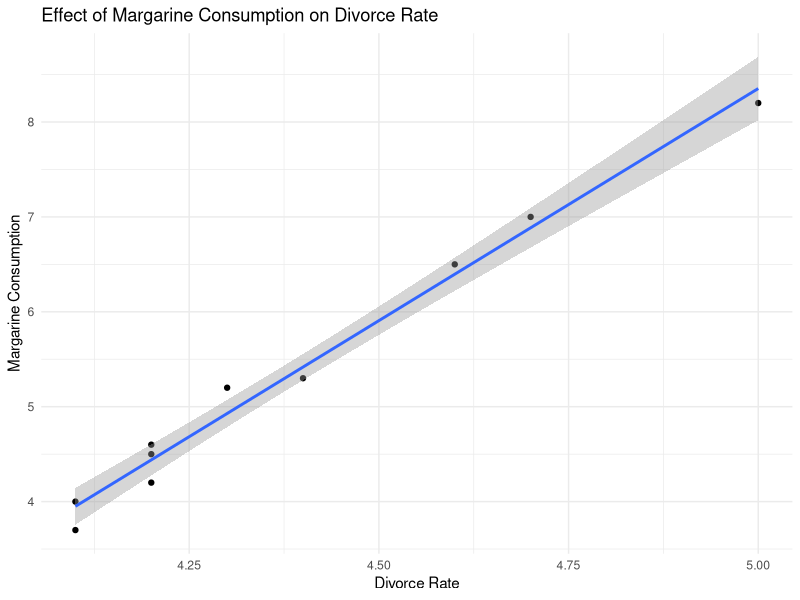
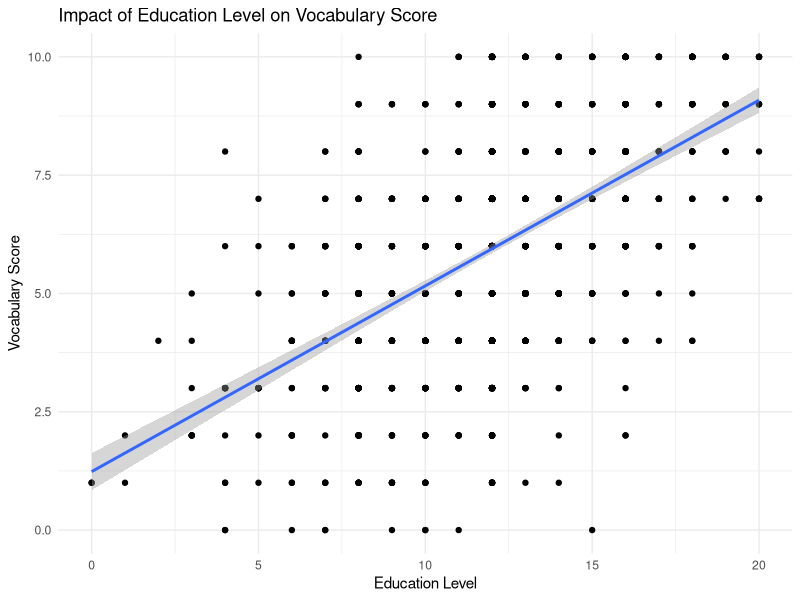
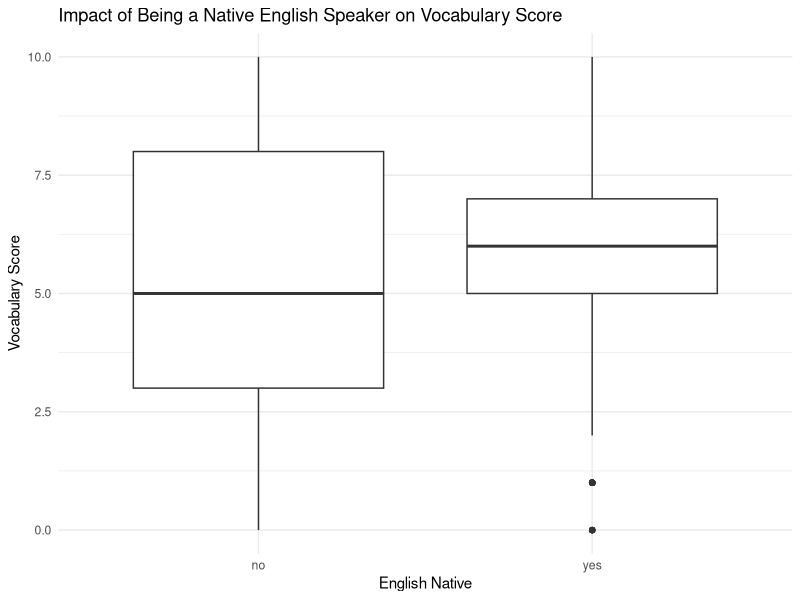

The R source for these figures, in order:
## ---- chunk 1
knitr::opts_chunk$set(echo = TRUE)
## ---- chunk 2
install.packages("dslabs")
library(ggplot2)
library(dplyr)
library(tidyverse)
library(dslabs)
## ---- chunk 3
data("divorce_margarine")

head(divorce_margarine)
## ---- chunk 4
divorce_graph <- divorce_margarine %>%  
  ggplot(aes(x= divorce_rate_maine, y = margarine_consumption_per_capita)) +
         geom_point() +
  geom_smooth(method = lm) +
         theme_minimal() +
         labs(x = "Divorce Rate", y = "Margarine Consumption") +
           ggtitle("Effect of Margarine Consumption on Divorce Rate")

divorce_graph
## ---- chunk 5
#running pearsons correlation test

cor.test(x = divorce_margarine$divorce_rate_maine, y = divorce_margarine$margarine_consumption_per_capita, method = "pearson")
## ---- chunk 6
m1 <- divorce_margarine %>% 
  lm(divorce_rate_maine ~ margarine_consumption_per_capita, data = .)

summary(m1)
## ---- chunk 7
library(car)
## ---- chunk 8
data("GSSvocab")

?na.exclude
## ---- chunk 9
GSSvocab_new <- GSSvocab %>% 
  filter(year == 1978) %>% 
  na.exclude(vocab)
  
GSSvocab_new
## ---- chunk 10
vocab_plot <- GSSvocab_new %>% 
  ggplot(aes(x = educ, y = vocab)) +
  geom_point() +
  geom_smooth(method = lm) +
  theme_minimal() +
  labs(x = "Education Level", y = "Vocabulary Score") +
  ggtitle("Impact of Education Level on Vocabulary Score")

vocab_plot
## ---- chunk 11
#building a model

m2 <- GSSvocab_new %>% 
  lm(vocab ~ educ, data = .)

summary(m2)
## ---- chunk 12
native_plot <- GSSvocab_new %>% 
  ggplot(aes(x = nativeBorn, y = vocab)) +
  geom_boxplot() +
  theme_minimal() +
  labs(x = "English Native", y = "Vocabulary Score") +
  ggtitle("Impact of Being a Native English Speaker on Vocabulary Score")

native_plot
## ---- chunk 13
GSSvocab_summary <- GSSvocab_new %>% 
  summary(nativeBorn = count)

GSSvocab_summary
## ---- chunk 14
m3 <- GSSvocab_new %>% 
  lm(vocab ~ educ + nativeBorn, data = .)

summary(m3)
## ---- chunk 15
m4 <- GSSvocab_new %>% 
  lm(vocab ~ educ * nativeBorn, data = .)

summary(m4)
## ---- chunk 16
anova(m2, m3, m4)
